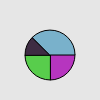
Frame 1 (no input)
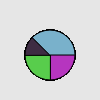
Frame 60 (no input)
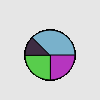
Frame 120 (the mouse pressed at the canvas centre since frame 60)

The p5.js sketch that drew these frames (run headless with seeded random() and noise() and a simulated clock; from frame 60 on, the mouse is pressed at the canvas centre):

// p5.js sketch
// ── sketch.js
let color1, color2, color3, color4;

function setup() {
  createCanvas(100, 100);
  frameRate(30);
  background(230);
  color1 = color(random(255), random(255), random(255));
  color2 = color(random(255), random(255), random(255));
  color3 = color(random(255), random(255), random(255));
  color4 = color(random(255), random(255), random(255));
}

//ellipseMode(CENTER): default; interpreta os dois primeiros parâmetros (x,y) de ellipse() como o centro da figura, e o terceiro e quarto parâmetros como width e height
//ellipseMode(RADIUS): também usa os dois primeiros parâmetros como o ponto central, mas usa o terceiro e o quarto parâmetros como a METADE da width e a METADE da height
//ellipseMode(CORNER): interpreta os dois primeiros parâmetros como a esquina superior esquerda da figura, e o terceiro e quarto parâmetros como a width e a height
//ellipseMode(CORNERS): interpreta os dois primeiros parâmetros como a localização de uma aresta do retângulo que "contém" a elipse, e os parâmetros terceiro e quarto como a localização da aresta oposta

function draw() {
  fill(color1);
  arc(50, 55, 50, 50, 0, HALF_PI, PIE);
  fill(color2);
  arc(50, 55, 50, 50, HALF_PI, PI, PIE);
  fill(color3);
  arc(50, 55, 50, 50, PI, PI + QUARTER_PI, PIE);
  fill(color4);
  arc(50, 55, 50, 50, PI + QUARTER_PI, 2 * PI, PIE);
}
